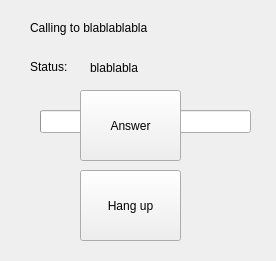
<?xml version="1.0" encoding="UTF-8"?>
<ui version="4.0">
 <class>callForm</class>
 <widget class="QWidget" name="callForm">
  <property name="geometry">
   <rect>
    <x>0</x>
    <y>0</y>
    <width>276</width>
    <height>261</height>
   </rect>
  </property>
  <property name="windowTitle">
   <string>Call</string>
  </property>
  <widget class="QPushButton" name="hangUpButton">
   <property name="geometry">
    <rect>
     <x>80</x>
     <y>170</y>
     <width>101</width>
     <height>71</height>
    </rect>
   </property>
   <property name="text">
    <string>Hang up</string>
   </property>
  </widget>
  <widget class="QLabel" name="label">
   <property name="geometry">
    <rect>
     <x>30</x>
     <y>60</y>
     <width>46</width>
     <height>13</height>
    </rect>
   </property>
   <property name="text">
    <string>Status: </string>
   </property>
   <property name="buddy">
    <cstring>label</cstring>
   </property>
  </widget>
  <widget class="QLabel" name="statusLabel">
   <property name="geometry">
    <rect>
     <x>90</x>
     <y>60</y>
     <width>161</width>
     <height>16</height>
    </rect>
   </property>
   <property name="text">
    <string>blablabla</string>
   </property>
   <property name="buddy">
    <cstring>statusLabel</cstring>
   </property>
  </widget>
  <widget class="QLabel" name="callingLabel">
   <property name="geometry">
    <rect>
     <x>30</x>
     <y>20</y>
     <width>191</width>
     <height>16</height>
    </rect>
   </property>
   <property name="text">
    <string>Calling to blablablabla</string>
   </property>
  </widget>
  <widget class="QProgressBar" name="progressBar">
   <property name="geometry">
    <rect>
     <x>40</x>
     <y>110</y>
     <width>211</width>
     <height>23</height>
    </rect>
   </property>
   <property name="value">
    <number>0</number>
   </property>
   <property name="format">
    <string/>
   </property>
  </widget>
  <widget class="QPushButton" name="answerButton">
   <property name="enabled">
    <bool>true</bool>
   </property>
   <property name="geometry">
    <rect>
     <x>80</x>
     <y>90</y>
     <width>101</width>
     <height>71</height>
    </rect>
   </property>
   <property name="text">
    <string>Answer</string>
   </property>
  </widget>
 </widget>
 <resources/>
 <connections/>
</ui>
